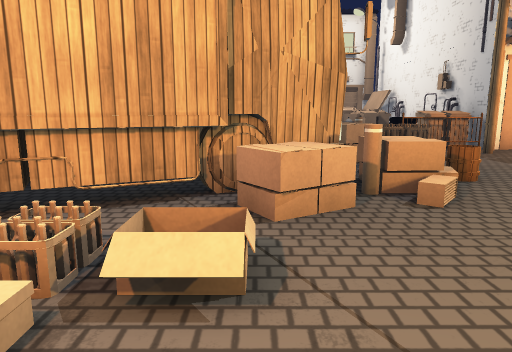
[1] (above)

24 first-person views from a walk through a 3-D level made in the Unity game engine. The camera is 1.2 m above the floor, tilts 10° down and sees 70° across. The floor is counted in squares, 1 m on a side. Each view is taken from the middle of a square. On the plan, view 1 faces up. The plan holds only what a view shows up to about 15 squares ahead; the rest is blank. The place goes on beyond the plan. Some animated figures are left out. Some surface patterns are stand-ins.

[2]
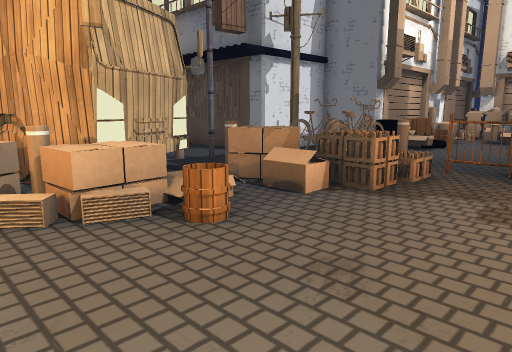

[3]
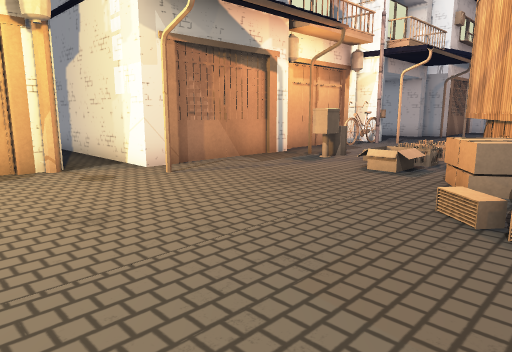

[4]
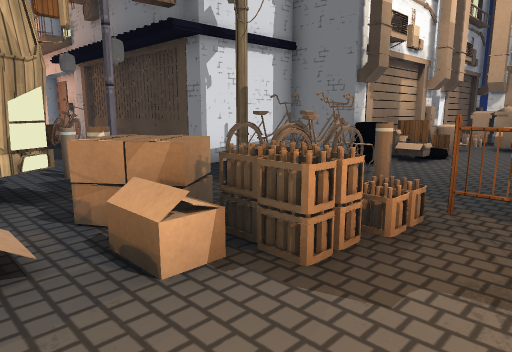

[5]
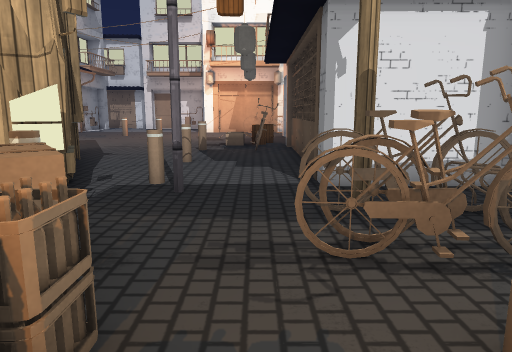

[6]
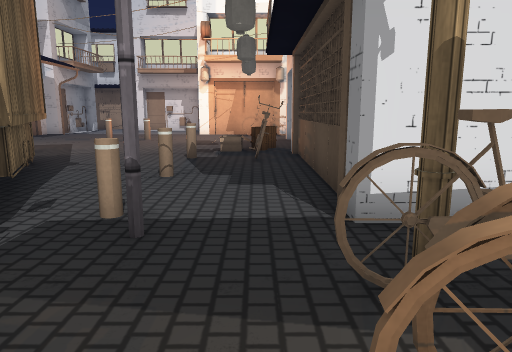

[7]
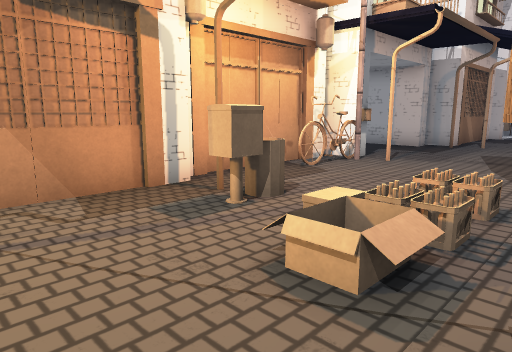

[8]
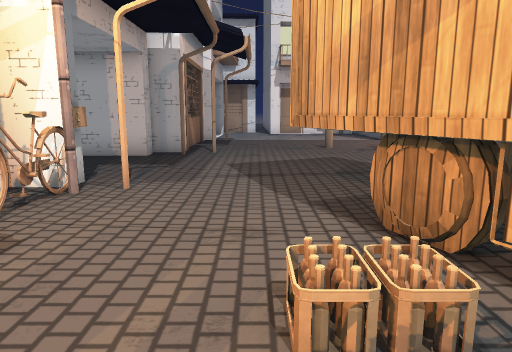

[9]
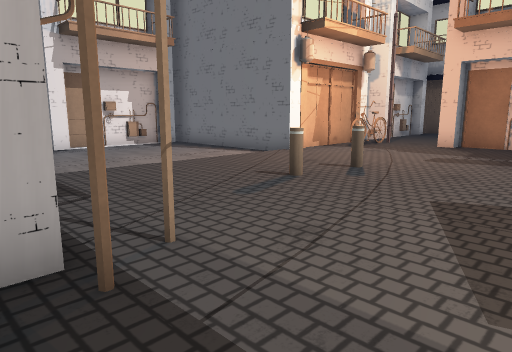

[10]
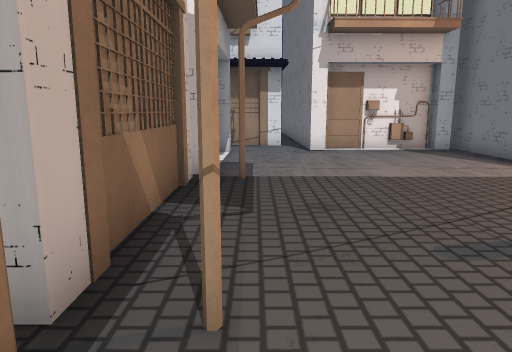

[11]
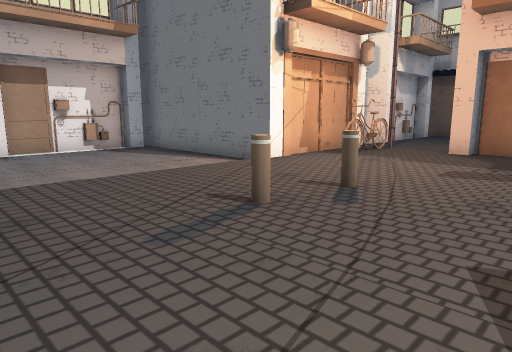

[12]
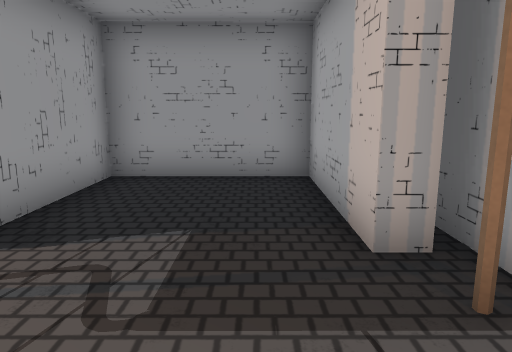

[13]
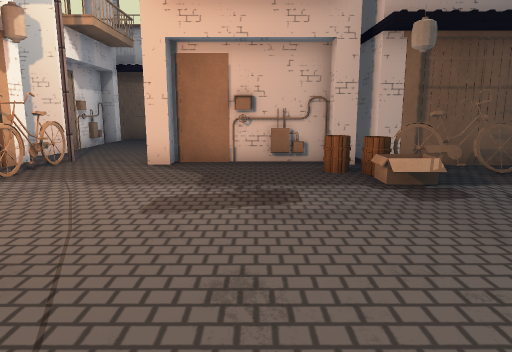

[14]
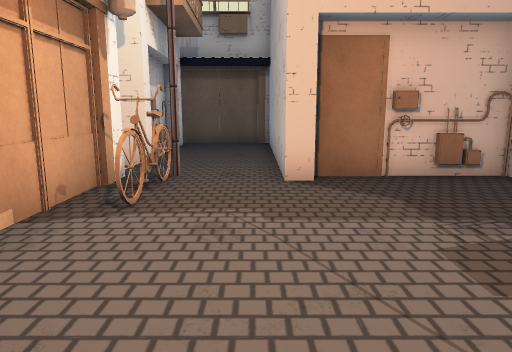

[15]
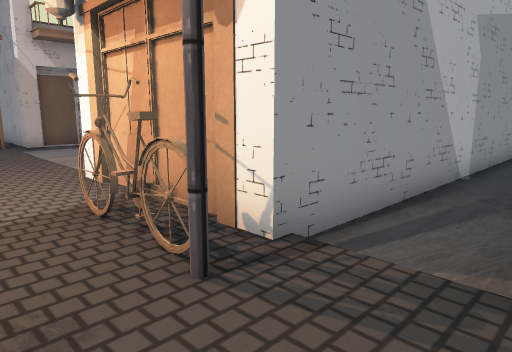

[16]
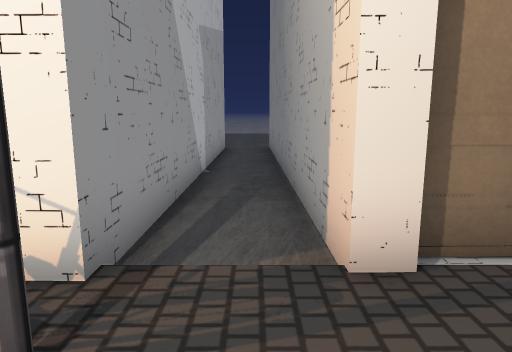

[17]
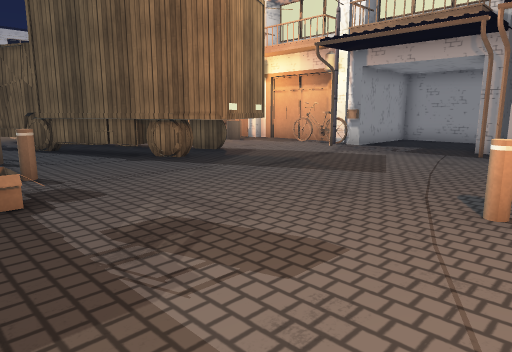

[18]
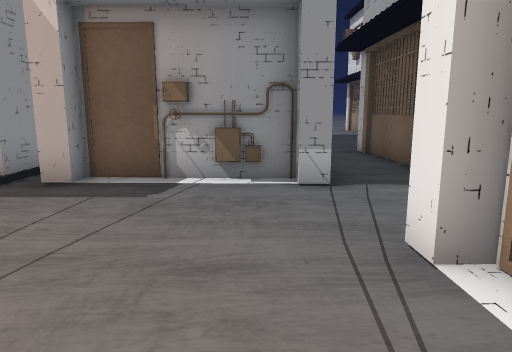

[19]
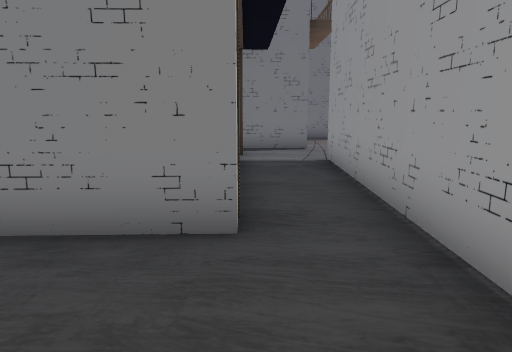

[20]
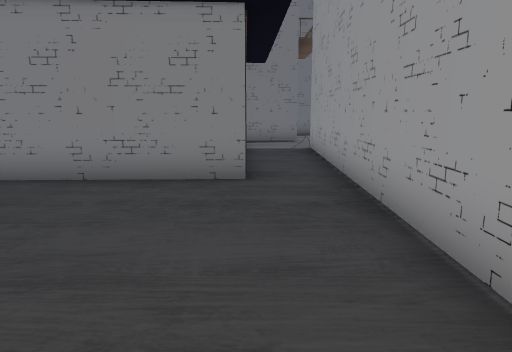

[21]
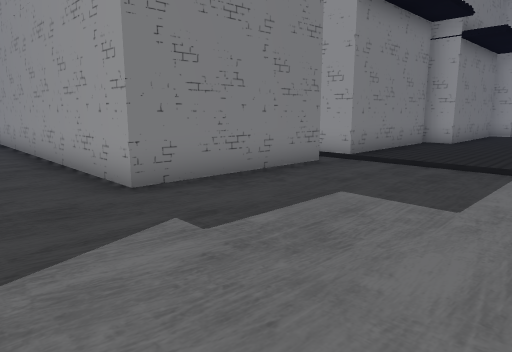

[22]
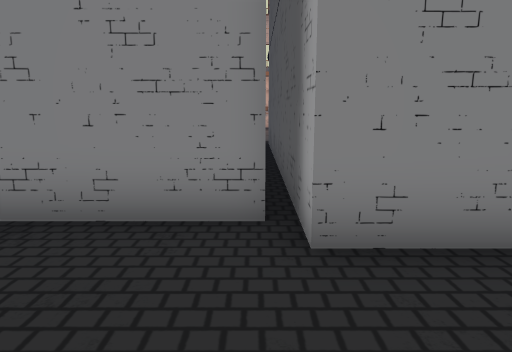

[23]
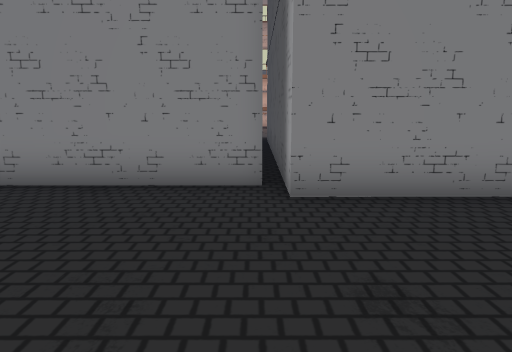

[24]
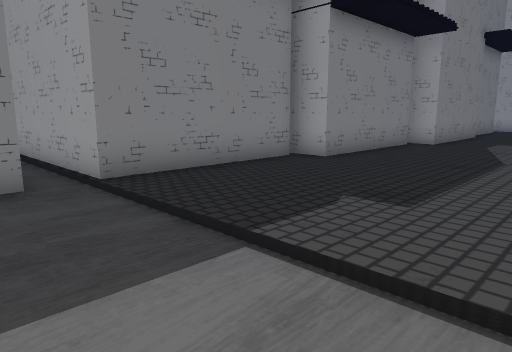

### Floor plan
Key: @ floor where view 1 was taken; # wall or solid block; . floor; / step, stairs or slope; F fence; B building; A barrel; S streetlight; T thing the floor can be seen under or through; M mailbox; I bike; O other object.
Columns run from 28 left of view 1 to 7 right of it. Each row starts with its distance up from view 1.
 20            BBBB#             B .O
 19            #...#             BO..
 18            B...#             AAA.
 17            B...#             AA...
 16            B...#             BO... O
 15  ###########...#           B#OO... #
 14 ...............#    B      B.OO... O
 13 .###########S..#BBB#B      BOOO...OO
 12            BI......ABIBBBBBB#OOO.FFB
 11            BII.....AIII.......O....#
 10            B................S..OO...
  9            B.........O..O..O#.OOO..
  8      #######..............####O....
  7      #..................######O.....
  6      B.........O......T#######OOA...
  5      B...............TT ####OOO....
  4      B.........O.....TTT### OO......
  3    ###B...............TT#/.//.......
  2    B...................../ //......
  1    BB......................M.......
  0    B..#BBB#BBBBBB#........OM@......
 -1    B..#   #B    BB...ISI...B...B...
 -2     ..#   #B    BB...B#BBBB    B.BBB
 -3     ..#   #     BB...B         B.
 -4     B.#         BB...B         B.
 -5 BBBBB.#         BBBBBB         B.
 -6 B.....#    B    B              B
 -7 ......#    B    B              B
 -8  .....#    B    B
 -9   ....#    B    B
-10   ....#    B    B
-11     ..#####BBBBBB
-12     .............BBBBB#
-13    ........................
-14    ........................
-15     ...................
-16    . ..   ........
-17          . ..   .

Where each view was taken, in squares from view 1:
view 1: 0 up, 0 right, facing up
view 2: 4 up, 7 right, facing up-left
view 3: 6 up, 7 right, facing down-left
view 4: 7 up, 6 right, facing up-left
view 5: 11 up, 5 right, facing left
view 6: 11 up, 3 right, facing left
view 7: 4 up, 2 right, facing down-left
view 8: 2 up, 1 left, facing left
view 9: 1 down, 9 left, facing up-left
view 10: 1 up, 10 left, facing left
view 11: 1 up, 10 left, facing up-left
view 12: 2 up, 10 left, facing down
view 13: 4 up, 11 left, facing up
view 14: 6 up, 14 left, facing up
view 15: 15 up, 14 left, facing down-left
view 16: 14 up, 14 left, facing left
view 17: 11 up, 14 left, facing down-right
view 18: 6 up, 21 left, facing down
view 19: 9 down, 24 left, facing up
view 20: 12 down, 24 left, facing up
view 21: 16 down, 25 left, facing up-right
view 22: 15 down, 12 left, facing up
view 23: 17 down, 12 left, facing up
view 24: 17 down, 19 left, facing up-right
